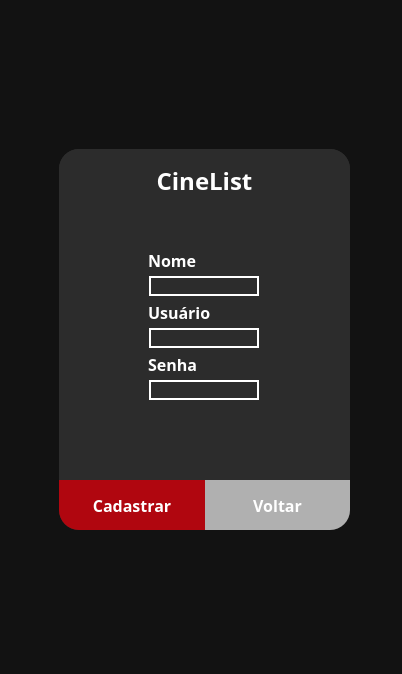
<?xml version="1.0" encoding="UTF-8"?>
<ui version="4.0">
 <class>MainWindow</class>
 <widget class="QMainWindow" name="MainWindow">
  <property name="geometry">
   <rect>
    <x>0</x>
    <y>0</y>
    <width>402</width>
    <height>674</height>
   </rect>
  </property>
  <property name="windowTitle">
   <string>Cadastro</string>
  </property>
  <property name="styleSheet">
   <string notr="true">background-color: #121212;</string>
  </property>
  <widget class="QWidget" name="centralwidget">
   <widget class="QWidget" name="horizontalLayoutWidget">
    <property name="geometry">
     <rect>
      <x>-1</x>
      <y>-1</y>
      <width>411</width>
      <height>681</height>
     </rect>
    </property>
    <layout class="QHBoxLayout" name="horizontalLayout_2">
     <property name="spacing">
      <number>0</number>
     </property>
     <item>
      <spacer name="horizontalSpacer_2">
       <property name="orientation">
        <enum>Qt::Horizontal</enum>
       </property>
       <property name="sizeType">
        <enum>QSizePolicy::Fixed</enum>
       </property>
       <property name="sizeHint" stdset="0">
        <size>
         <width>60</width>
         <height>20</height>
        </size>
       </property>
      </spacer>
     </item>
     <item>
      <layout class="QVBoxLayout" name="verticalLayout_2">
       <property name="spacing">
        <number>0</number>
       </property>
       <property name="rightMargin">
        <number>0</number>
       </property>
       <item>
        <spacer name="verticalSpacer_2">
         <property name="orientation">
          <enum>Qt::Vertical</enum>
         </property>
         <property name="sizeType">
          <enum>QSizePolicy::Fixed</enum>
         </property>
         <property name="sizeHint" stdset="0">
          <size>
           <width>20</width>
           <height>150</height>
          </size>
         </property>
        </spacer>
       </item>
       <item>
        <widget class="QFrame" name="verticalFrame_2">
         <property name="styleSheet">
          <string notr="true">border-radius: 20px;
</string>
         </property>
         <layout class="QVBoxLayout" name="verticalLayout_3">
          <property name="spacing">
           <number>0</number>
          </property>
          <property name="leftMargin">
           <number>0</number>
          </property>
          <property name="topMargin">
           <number>0</number>
          </property>
          <property name="rightMargin">
           <number>0</number>
          </property>
          <property name="bottomMargin">
           <number>0</number>
          </property>
          <item>
           <widget class="QFrame" name="verticalFrame_3">
            <property name="styleSheet">
             <string notr="true">background-color: #2C2C2C;</string>
            </property>
            <layout class="QVBoxLayout" name="verticalLayout_4">
             <property name="spacing">
              <number>0</number>
             </property>
             <property name="leftMargin">
              <number>0</number>
             </property>
             <property name="topMargin">
              <number>0</number>
             </property>
             <property name="rightMargin">
              <number>0</number>
             </property>
             <property name="bottomMargin">
              <number>0</number>
             </property>
             <item>
              <widget class="QLabel" name="label_3">
               <property name="font">
                <font>
                 <family>Malgun Gothic</family>
                 <pointsize>18</pointsize>
                 <weight>75</weight>
                 <bold>true</bold>
                </font>
               </property>
               <property name="styleSheet">
                <string notr="true">color: white;</string>
               </property>
               <property name="text">
                <string>CineList</string>
               </property>
               <property name="alignment">
                <set>Qt::AlignCenter</set>
               </property>
              </widget>
             </item>
             <item>
              <widget class="QLabel" name="label">
               <property name="font">
                <font>
                 <family>Malgun Gothic</family>
                 <pointsize>12</pointsize>
                 <weight>75</weight>
                 <bold>true</bold>
                </font>
               </property>
               <property name="styleSheet">
                <string notr="true">color: rgb(255, 255, 255);
margin-left: 85px;</string>
               </property>
               <property name="text">
                <string>Nome</string>
               </property>
               <property name="alignment">
                <set>Qt::AlignBottom|Qt::AlignLeading|Qt::AlignLeft</set>
               </property>
              </widget>
             </item>
             <item>
              <widget class="QLineEdit" name="txtNome">
               <property name="sizePolicy">
                <sizepolicy hsizetype="Fixed" vsizetype="Fixed">
                 <horstretch>0</horstretch>
                 <verstretch>0</verstretch>
                </sizepolicy>
               </property>
               <property name="styleSheet">
                <string notr="true">border: 2px solid white;
margin-left: 90px;
color: white;</string>
               </property>
               <property name="frame">
                <bool>true</bool>
               </property>
               <property name="alignment">
                <set>Qt::AlignLeading|Qt::AlignLeft|Qt::AlignVCenter</set>
               </property>
               <property name="cursorMoveStyle">
                <enum>Qt::LogicalMoveStyle</enum>
               </property>
              </widget>
             </item>
             <item>
              <layout class="QVBoxLayout" name="verticalLayout_5">
               <property name="spacing">
                <number>0</number>
               </property>
               <item>
                <widget class="QLabel" name="label_2">
                 <property name="font">
                  <font>
                   <family>Malgun Gothic</family>
                   <pointsize>12</pointsize>
                   <weight>75</weight>
                   <bold>true</bold>
                  </font>
                 </property>
                 <property name="styleSheet">
                  <string notr="true">color: rgb(255, 255, 255);
margin-left: 85px;</string>
                 </property>
                 <property name="text">
                  <string>Usuário</string>
                 </property>
                 <property name="alignment">
                  <set>Qt::AlignBottom|Qt::AlignLeading|Qt::AlignLeft</set>
                 </property>
                </widget>
               </item>
               <item>
                <widget class="QLineEdit" name="txtUsuario">
                 <property name="sizePolicy">
                  <sizepolicy hsizetype="Fixed" vsizetype="Fixed">
                   <horstretch>0</horstretch>
                   <verstretch>0</verstretch>
                  </sizepolicy>
                 </property>
                 <property name="styleSheet">
                  <string notr="true">border: 2px solid white;
margin-left: 90px;
color: white;</string>
                 </property>
                 <property name="alignment">
                  <set>Qt::AlignLeading|Qt::AlignLeft|Qt::AlignVCenter</set>
                 </property>
                </widget>
               </item>
               <item>
                <widget class="QLabel" name="label_4">
                 <property name="font">
                  <font>
                   <family>Malgun Gothic</family>
                   <pointsize>12</pointsize>
                   <weight>75</weight>
                   <bold>true</bold>
                  </font>
                 </property>
                 <property name="styleSheet">
                  <string notr="true">color: rgb(255, 255, 255);
margin-left: 85px;</string>
                 </property>
                 <property name="text">
                  <string>Senha</string>
                 </property>
                 <property name="alignment">
                  <set>Qt::AlignBottom|Qt::AlignLeading|Qt::AlignLeft</set>
                 </property>
                </widget>
               </item>
               <item>
                <widget class="QLineEdit" name="txtSenha">
                 <property name="sizePolicy">
                  <sizepolicy hsizetype="Fixed" vsizetype="Fixed">
                   <horstretch>0</horstretch>
                   <verstretch>0</verstretch>
                  </sizepolicy>
                 </property>
                 <property name="styleSheet">
                  <string notr="true">border: 2px solid white;
margin-left: 90px;
color: white;</string>
                 </property>
                 <property name="frame">
                  <bool>true</bool>
                 </property>
                 <property name="echoMode">
                  <enum>QLineEdit::Password</enum>
                 </property>
                 <property name="alignment">
                  <set>Qt::AlignLeading|Qt::AlignLeft|Qt::AlignVCenter</set>
                 </property>
                 <property name="cursorMoveStyle">
                  <enum>Qt::LogicalMoveStyle</enum>
                 </property>
                </widget>
               </item>
               <item>
                <spacer name="verticalSpacer_3">
                 <property name="orientation">
                  <enum>Qt::Vertical</enum>
                 </property>
                 <property name="sizeType">
                  <enum>QSizePolicy::Preferred</enum>
                 </property>
                 <property name="sizeHint" stdset="0">
                  <size>
                   <width>20</width>
                   <height>80</height>
                  </size>
                 </property>
                </spacer>
               </item>
               <item>
                <layout class="QHBoxLayout" name="horizontalLayout_5">
                 <property name="spacing">
                  <number>0</number>
                 </property>
                 <property name="topMargin">
                  <number>0</number>
                 </property>
                 <item>
                  <widget class="QPushButton" name="btnCadastrar">
                   <property name="font">
                    <font>
                     <family>Malgun Gothic</family>
                     <pointsize>12</pointsize>
                     <weight>75</weight>
                     <bold>true</bold>
                    </font>
                   </property>
                   <property name="cursor">
                    <cursorShape>PointingHandCursor</cursorShape>
                   </property>
                   <property name="styleSheet">
                    <string notr="true">QPushButton:hover {
	background-color: #FF5C5C;
}

QPushButton{
	border-top-left-radius: 0px;
	border-top-right-radius: 0px;
	border-bottom-left-radius: 20px;
	border-bottom-right-radius: 0px;
	height: 50px;
	background-color: #B0060F;
	color: white;
}</string>
                   </property>
                   <property name="text">
                    <string>Cadastrar</string>
                   </property>
                   <property name="flat">
                    <bool>true</bool>
                   </property>
                  </widget>
                 </item>
                 <item>
                  <widget class="QPushButton" name="btnVoltar">
                   <property name="font">
                    <font>
                     <family>Malgun Gothic</family>
                     <pointsize>12</pointsize>
                     <weight>75</weight>
                     <bold>true</bold>
                    </font>
                   </property>
                   <property name="cursor">
                    <cursorShape>PointingHandCursor</cursorShape>
                   </property>
                   <property name="styleSheet">
                    <string notr="true">QPushButton {
	border-top-left-radius: 0px;
	border-top-right-radius: 0px;
	border-bottom-left-radius: 0px;
	border-bottom-right-radius: 20px;
	height: 50px;
	background-color: #B0B0B0;
	color: white;
}

QPushButton:hover {
	background-color: rgb(121, 121, 121);
}</string>
                   </property>
                   <property name="text">
                    <string>Voltar</string>
                   </property>
                   <property name="flat">
                    <bool>true</bool>
                   </property>
                  </widget>
                 </item>
                </layout>
               </item>
              </layout>
             </item>
            </layout>
           </widget>
          </item>
         </layout>
        </widget>
       </item>
       <item>
        <spacer name="verticalSpacer">
         <property name="orientation">
          <enum>Qt::Vertical</enum>
         </property>
         <property name="sizeType">
          <enum>QSizePolicy::Fixed</enum>
         </property>
         <property name="sizeHint" stdset="0">
          <size>
           <width>20</width>
           <height>150</height>
          </size>
         </property>
        </spacer>
       </item>
      </layout>
     </item>
     <item>
      <spacer name="horizontalSpacer">
       <property name="orientation">
        <enum>Qt::Horizontal</enum>
       </property>
       <property name="sizeType">
        <enum>QSizePolicy::Fixed</enum>
       </property>
       <property name="sizeHint" stdset="0">
        <size>
         <width>60</width>
         <height>20</height>
        </size>
       </property>
      </spacer>
     </item>
    </layout>
   </widget>
  </widget>
 </widget>
 <resources/>
 <connections/>
</ui>
